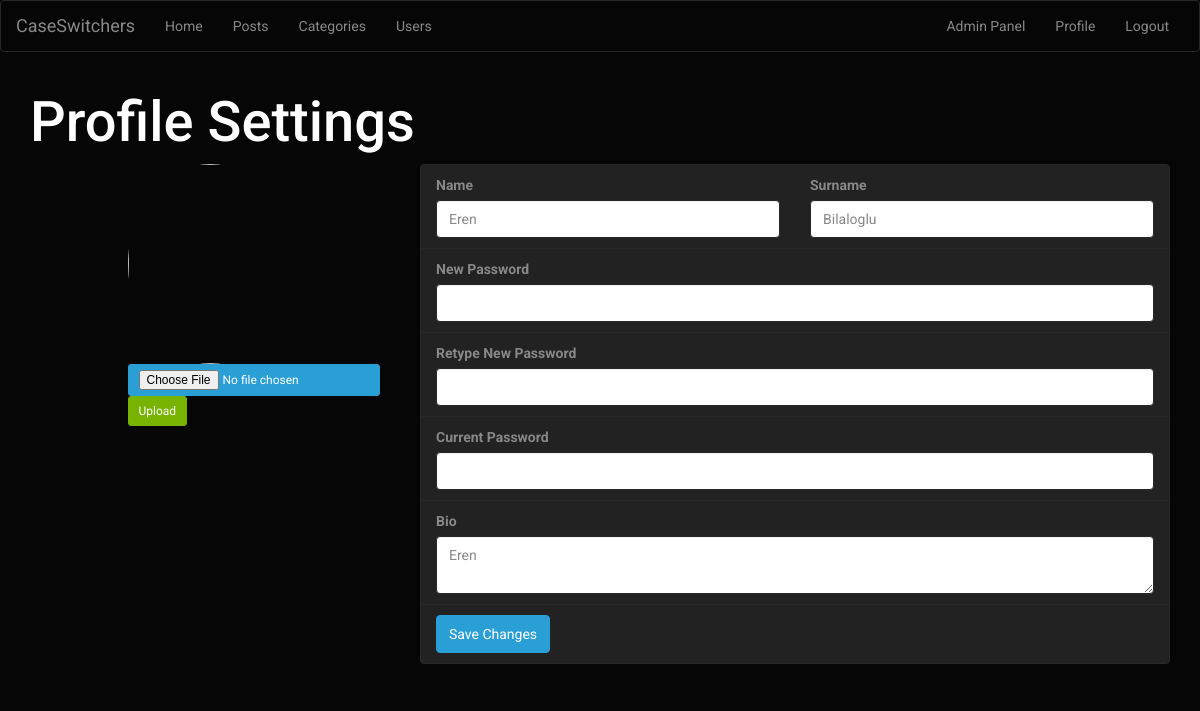
The app's page /profilesettings.php (signed in) with its own data.
### tables this page shows
CREATE TABLE `user` (
  `userID` int(11) NOT NULL,
  `username` varchar(45) NOT NULL,
  `password` varchar(45) NOT NULL,
  `name` varchar(45) DEFAULT NULL,
  `surname` varchar(45) DEFAULT NULL,
  `email` varchar(45) NOT NULL,
  `userlevel` varchar(45) NOT NULL,
  `date_of_registration` timestamp NOT NULL DEFAULT CURRENT_TIMESTAMP ON UPDATE CURRENT_TIMESTAMP,
  `avatarloc` varchar(45) DEFAULT NULL,
  `profile_info` tinytext
);

### public_html/session.php (called while the page is built, shortened)
<?php
    include("connection.php");
    $user_check = $_SESSION['login_user'];
   $ses_sql = mysqli_query($db, "SELECT * FROM user WHERE username = '$user_check'");
   $row = mysqli_fetch_array($ses_sql, MYSQLI_ASSOC);
   $login_id = $row['userID'];
?>

### public_html/profilesettings.php (the view, shortened to what this page needs)
<?php
    include("session.php");
?>
<html>
<head>
    <link rel="stylesheet" href="assets/bootstrap/css/bootstrap.min.css">
    <link rel="stylesheet" href="assets/css/user.css">
</head>
<body>
    <nav class="navbar navbar-default">
        <div class="container-fluid">
            <div class="navbar-header">
                <a class="navbar-brand navbar-link" href="index.php">CaseSwitchers </a></div>
            <div class="collapse navbar-collapse" id="navcol-1">
                <ul class="nav navbar-nav">
                    <li role="presentation"><a href="index.php">Home </a></li>
                    <li role="presentation"><a href="posts.php">Posts </a></li>
                    <li role="presentation"><a href="categories.php">Categories </a></li>
                    <li role="presentation"><a href="users.php">Users </a></li>
                </ul>
                <ul class="nav navbar-nav navbar-right">
                    <?php
                        if(isset($_SESSION['admin']))
                        {
                            echo '<li role="presentation"><a href="adminpanel.php">Admin Panel </a></li>';
                        }
                        if(isset($_SESSION['login_user']))
                        {
                            echo '<li role="presentation"><a href="profile.php?id='.$login_id.'">Profile </a></li>';
                            echo '<li role="presentation"><a href="logout.php">Logout </a></li>';
                        }
                    ?>
                </ul>
            </div>
        </div>
    </nav>
    <div class="container">
        <div class="row">
            <div class="col-md-12">
                <h1>Profile Settings</h1></div>
        </div>
    </div>
    <div class="container">
        <div class="row hidden-sm">
            <div class="col-md-4">
                <div class="row">
                    <div class="col-md-6 col-md-offset-3"><img id="preview" class="img-circle img-responsive" src="assets/img/<?php
                            $query = "SELECT avatarloc FROM user WHERE userID = $login_id";
                            $result = $db->query($query);
                            $row = mysqli_fetch_array($result);
                            echo $row["avatarloc"];
                        ?>" width="200" height="200"></div>
                </div>
                <div class="row">
                    <div class="col-sm-5 col-sm-offset-3">
                        <form action="" method="post" enctype="multipart/form-data">
                            <input class="btn btn-primary btn-sm" type="file" name="userphoto" id="userphoto" accept="image/*">
                            <button class="btn btn-success btn-sm" type="submit" name="uploadphoto">Upload</button>
                        </form>
                    </div>
                </div>
            </div>
            <div class="col-md-8">
            <form method="post" action="">
                <div class="form-group">
                    <ul class="list-group">
                        <li class="list-group-item">
                            <div class="row">
                                <div class="col-sm-6">
                                    <label class="control-label">Name </label>
                                    <input class="form-control" type="text" name="firstname" value="<?php
                                        $query = "SELECT name FROM User WHERE userID = $login_id";
                                        $result = $db->query($query);
                                        $row = mysqli_fetch_array($result, MYSQLI_ASSOC);
                                        echo $row["name"];
                                    ?>">
                                </div>
                                <div class="col-sm-6">
                                    <label class="control-label">Surname </label>
                                    <input class="form-control" type="text" name="surname" value="<?php
                                        $query = "SELECT surname FROM User WHERE userID = $login_id";
                                        $result = $db->query($query);
                                        $row = mysqli_fetch_array($result, MYSQLI_ASSOC);
                                        echo $row["surname"];
                                    ?>">
                                </div>
                            </div>
                        </li>
                        <li class="list-group-item">
                            <label class="control-label">New Password</label>
                            <input class="form-control" type="password" name="pass">
                        </li>
                        <li class="list-group-item">
                            <label class="control-label">Retype New Password</label>
                            <input class="form-control" type="password" name="retypepass">
                        </li>
                        <li class="list-group-item">
                            <label class="control-label">Current Password</label>
                            <input class="form-control" type="password" required="" name="currentpass">
                        </li>
                        <li class="list-group-item">
                            <label class="control-label">Bio </label>
                            <textarea class="form-control" name="userbio"><?php
                                        $query = "SELECT profile_info FROM User WHERE userID = $login_id";
                                        $result = $db->query($query);
                                        $row = mysqli_fetch_array($result, MYSQLI_ASSOC);
                                        echo $row["profile_info"];
                                    ?></textarea>
                        </li>
                        <li class="list-group-item">
                            <button class="btn btn-primary" type="submit" name="savechanges">Save Changes</button>
                        </li>
                    </ul>
                </div>
            </form>
            </div>
        </div>
    </div>
</body>
</html>

### records on screen
user: firstname "Eren", surname "Bilaloglu", userbio "Eren"
